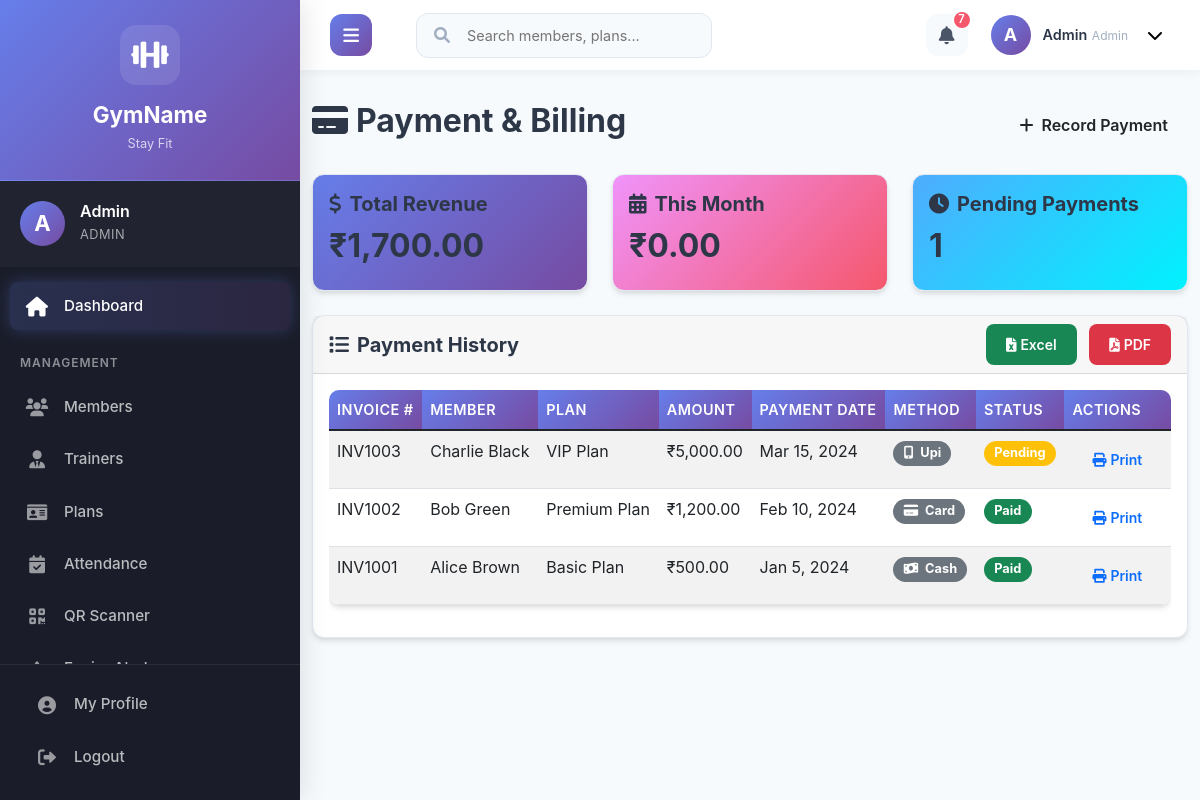
/admin/payments.php (signed in), run on the app's committed database.
### tables this page shows
CREATE TABLE payments (
    id INT AUTO_INCREMENT PRIMARY KEY,
    member_id INT NOT NULL,
    plan_id INT NOT NULL,
    amount DECIMAL(10,2) NOT NULL,
    payment_date DATE NOT NULL,
    method ENUM('cash', 'card', 'upi', 'bank_transfer') NOT NULL,
    invoice_no VARCHAR(50) UNIQUE,
    status ENUM('paid', 'pending', 'failed') DEFAULT 'paid',
    FOREIGN KEY (member_id) REFERENCES members(id),
    FOREIGN KEY (plan_id) REFERENCES plans(id)
);

CREATE TABLE members (
    id INT AUTO_INCREMENT PRIMARY KEY,
    name VARCHAR(100) NOT NULL,
    gender ENUM('male', 'female', 'other'),
    dob DATE,
    contact VARCHAR(20),
    email VARCHAR(100) UNIQUE,
    address TEXT,
    join_date DATE,
    expiry_date DATE,
    plan_id INT,
    trainer_id INT,
    status ENUM('active', 'expired', 'inactive') DEFAULT 'active',
    photo VARCHAR(255),
    FOREIGN KEY (plan_id) REFERENCES plans(id),
    FOREIGN KEY (trainer_id) REFERENCES trainers(id)
);

CREATE TABLE plans (
    id INT AUTO_INCREMENT PRIMARY KEY,
    name VARCHAR(100) NOT NULL,
    duration_months INT NOT NULL,
    amount DECIMAL(10,2) NOT NULL,
    description TEXT
);

### admin/payments.php (the view, shortened to what this page needs)
<?php
require_once '../includes/config.php';
$payments = $conn->query("
    SELECT p.*, m.name as member_name, pl.name as plan_name
    FROM payments p
    JOIN members m ON p.member_id = m.id
    JOIN plans pl ON p.plan_id = pl.id
    ORDER BY p.payment_date DESC
");
$total_revenue = $conn->query("SELECT SUM(amount) as total FROM payments WHERE status='paid'")->fetch_assoc()['total'] ?? 0;
$this_month_revenue = $conn->query("SELECT SUM(amount) as total FROM payments WHERE status='paid' AND DATE_FORMAT(payment_date, '%Y-%m') = DATE_FORMAT(CURDATE(), '%Y-%m')")->fetch_assoc()['total'] ?? 0;
$pending_payments = $conn->query("SELECT COUNT(*) as count FROM payments WHERE status='pending'")->fetch_assoc()['count'];
?>
<!DOCTYPE html>
<html lang="en">
<head>
    <link href="https://cdn.jsdelivr.net/npm/bootstrap@5.1.3/dist/css/bootstrap.min.css" rel="stylesheet">
    <link href="https://cdnjs.cloudflare.com/ajax/libs/font-awesome/6.0.0/css/all.min.css" rel="stylesheet">
    <link href="../assets/css/style.css" rel="stylesheet">
</head>
<body>
    <div class="main-wrapper">
    <?php include '../includes/header.php'; ?>
    <div class="page-content">
        <div class="container-fluid">
        <div class="d-flex justify-content-between align-items-center mb-4">
            <h2><i class="fas fa-credit-card me-2"></i>Payment & Billing</h2>
            <button class="btn btn-modern" data-bs-toggle="modal" data-bs-target="#paymentModal">
                <i class="fas fa-plus me-2"></i>Record Payment
            </button>
        </div>
        <div class="row mb-4">
            <div class="col-md-4">
                <div class="card text-white" style="background: linear-gradient(135deg, #667eea 0%, #764ba2 100%);">
                    <div class="card-body">
                        <h5 class="card-title"><i class="fas fa-dollar-sign me-2"></i>Total Revenue</h5>
                        <h2>₹<?php echo number_format($total_revenue, 2); ?></h2>
                    </div>
                </div>
            </div>
            <div class="col-md-4">
                <div class="card text-white" style="background: linear-gradient(135deg, #f093fb 0%, #f5576c 100%);">
                    <div class="card-body">
                        <h5 class="card-title"><i class="fas fa-calendar-alt me-2"></i>This Month</h5>
                        <h2>₹<?php echo number_format($this_month_revenue, 2); ?></h2>
                    </div>
                </div>
            </div>
            <div class="col-md-4">
                <div class="card text-white" style="background: linear-gradient(135deg, #4facfe 0%, #00f2fe 100%);">
                    <div class="card-body">
                        <h5 class="card-title"><i class="fas fa-clock me-2"></i>Pending Payments</h5>
                        <h2><?php echo $pending_payments; ?></h2>
                    </div>
                </div>
            </div>
        </div>
        <div class="card">
            <div class="card-header d-flex justify-content-between align-items-center">
                <h5 class="mb-0"><i class="fas fa-list me-2"></i>Payment History</h5>
                <div>
                    <button class="btn btn-success btn-sm me-2" onclick="exportToExcel()">
                        <i class="fas fa-file-excel me-1"></i>Excel
                    </button>
                    <button class="btn btn-danger btn-sm" onclick="exportToPDF()">
                        <i class="fas fa-file-pdf me-1"></i>PDF
                    </button>
                </div>
            </div>
            <div class="card-body">
                <div class="table-responsive">
                    <table class="table table-striped" id="paymentsTable">
                        <thead>
                            <tr>
                                <th>Invoice #</th>
                                <th>Member</th>
                                <th>Plan</th>
                                <th>Amount</th>
                                <th>Payment Date</th>
                                <th>Method</th>
                                <th>Status</th>
                                <th>Actions</th>
                            </tr>
                        </thead>
                        <tbody>
                            <?php while ($payment = $payments->fetch_assoc()): ?>
                                <tr>
                                    <td><?php echo $payment['invoice_no']; ?></td>
                                    <td><?php echo $payment['member_name']; ?></td>
                                    <td><?php echo $payment['plan_name']; ?></td>
                                    <td>₹<?php echo number_format($payment['amount'], 2); ?></td>
                                    <td><?php echo date('M j, Y', strtotime($payment['payment_date'])); ?></td>
                                    <td>
                                        <span class="badge bg-secondary">
                                            <i class="fas fa-<?php
                                                echo match($payment['method']) {
                                                    'cash' => 'money-bill-wave',
                                                    'card' => 'credit-card',
                                                    'upi' => 'mobile-alt',
                                                    'bank_transfer' => 'university',
                                                    default => 'question'
                                                };
                                            ?> me-1"></i>
                                            <?php echo ucfirst(str_replace('_', ' ', $payment['method'])); ?>
                                        </span>
                                    </td>
                                    <td>
                                        <span class="badge bg-<?php
                                            echo match($payment['status']) {
                                                'paid' => 'success',
                                                'pending' => 'warning',
                                                'failed' => 'danger',
                                                default => 'secondary'
                                            };
                                        ?>">
                                            <?php echo ucfirst($payment['status']); ?>
                                        </span>
                                    </td>
                                    <td>
                                        <button class="btn btn-sm btn-outline-primary" onclick="printInvoice('<?php echo $payment['id']; ?>')">
                                            <i class="fas fa-print me-1"></i>Print
                                        </button>
                                    </td>
                                </tr>
                            <?php endwhile; ?>
                        </tbody>
                    </table>
                </div>
            </div>
        </div>
    </div>
        </div>
    </div>
</body>
</html>

### assets/css/style.css (style rules this page uses)
:root { --primary-color: #667eea; --secondary-color: #764ba2; --accent-color: #4facfe; --success-color: #43e97b; --warning-color: #fa709a; --danger-color: #f5576c; --text-color: #4a5568; --text-color-light: #a0aec0; --heading-color: #2d3748; --bg-color: #f7fafc; --bg-light: #ffffff; --border-color: #e2e8f0; --font-family-sans-serif: 'Inter', -apple-system, BlinkMacSystemFont, "Segoe UI", Roboto, "Helvetica Neue", Arial, "Noto Sans", sans-serif, "Apple Color Emoji", "Segoe UI Emoji", "Segoe UI Symbol", "Noto Color Emoji"; --box-shadow: 0 4px 6px -1px rgba(0, 0, 0, 0.1), 0 2px 4px -1px rgba(0, 0, 0, 0.06); --box-shadow-lg: 0 10px 15px -3px rgba(0, 0, 0, 0.1), 0 4px 6px -2px rgba(0, 0, 0, 0.05); }
* { box-sizing: border-box; }
html { overflow-x: hidden; }
body { font-family: var(--font-family-sans-serif); background-color: var(--bg-color); color: var(--text-color); font-size: 16px; line-height: 1.6; margin: 0; padding: 0; overflow-x: hidden; width: 100%; }
h1, h2, h3, h4, h5, h6 { font-family: var(--font-family-sans-serif); color: var(--heading-color); font-weight: 700; line-height: 1.3; }
.card { border: 1px solid var(--border-color); border-radius: 12px; box-shadow: var(--box-shadow); transition: transform 0.2s ease, box-shadow 0.2s ease; background-color: var(--bg-light); }
.table { border-radius: 10px; overflow: hidden; box-shadow: var(--box-shadow); }
.table thead th { background: linear-gradient(135deg, var(--primary-color) 0%, var(--secondary-color) 100%); color: white; border: none; font-weight: 600; font-size: 0.9rem; text-transform: uppercase; letter-spacing: 0.5px; }
.btn { border-radius: 8px; transition: all 0.3s ease; font-weight: 600; padding: 10px 20px; border: none; }
.badge { font-size: 0.8em; padding: 0.5em 0.8em; border-radius: 20px; }
.main-wrapper { width: 100%; overflow-x: hidden; }
.page-content { transition: margin-left 0.4s cubic-bezier(0.25, 0.8, 0.25, 1); padding-top: 70px; min-height: 100vh; }
.container, .container-fluid { padding-top: 30px; padding-bottom: 30px; max-width: 100%; }
@media (min-width: 1200px) { body.sidebar-open .page-content { margin-left: 300px; } }

### data on the page
payments: invoice_no "INV1003", member.name "Charlie Black", plan.name "VIP Plan", amount "5,000.00", payment_date "Mar 15, 2024", method "Upi", status "Pending"
payments: invoice_no "INV1002", member.name "Bob Green", plan.name "Premium Plan", amount "1,200.00", payment_date "Feb 10, 2024", method "Card", status "Paid"
payments: invoice_no "INV1001", member.name "Alice Brown", plan.name "Basic Plan", amount "500.00", payment_date "Jan 5, 2024", method "Cash", status "Paid"

### other printed values
substr($_SESSION['user_name'], 0, 1) "A"
$_SESSION['user_name'] "Admin"
$_SESSION['user_role'] "ADMIN"
$notification_count "7"
$_SESSION['user_role'] "Admin"
$total_revenue "1,700.00"
$this_month_revenue "0.00"
$pending_payments "1"
